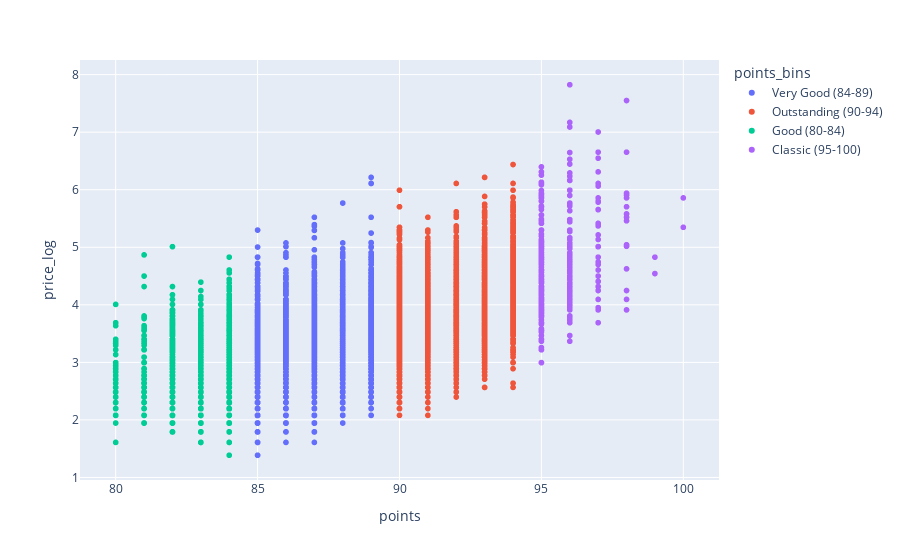

Notebook source saved alongside this figure:
### Code cell
plt.figure(figsize=(12,5))

g = px.scatter(df_wine, x='points', y='price_log', color='points_bins')

g.show();

### Figure 1 — Plotly figure (JSON) as saved in the notebook; plotly's stock layout.template omitted (floating-point values rounded to 4 significant figures; data arrays with more than 128 entries replaced by an {"elided": "..."} marker saying what was removed)
{"data": [{"hovertemplate": "points_bins=Very Good (84-89)<br>points=%{x}<br>price_log=%{y}<extra></extra>", "legendgroup": "Very Good (84-89)", "marker": {"color": "#636efa", "symbol": "circle"}, "mode": "markers", "name": "Very Good (84-89)", "showlegend": true, "type": "scattergl", "x": {"elided": "15861 int values"}, "xaxis": "x", "y": {"elided": "15861 float values"}, "yaxis": "y"}, {"hovertemplate": "points_bins=Outstanding (90-94)<br>points=%{x}<br>price_log=%{y}<extra></extra>", "legendgroup": "Outstanding (90-94)", "marker": {"color": "#EF553B", "symbol": "circle"}, "mode": "markers", "name": "Outstanding (90-94)", "showlegend": true, "type": "scattergl", "x": {"elided": "10583 int values"}, "xaxis": "x", "y": {"elided": "10583 float values"}, "yaxis": "y"}, {"hovertemplate": "points_bins=Good (80-84)<br>points=%{x}<br>price_log=%{y}<extra></extra>", "legendgroup": "Good (80-84)", "marker": {"color": "#00cc96", "symbol": "circle"}, "mode": "markers", "name": "Good (80-84)", "showlegend": true, "type": "scattergl", "x": {"elided": "2811 int values"}, "xaxis": "x", "y": {"elided": "2811 float values"}, "yaxis": "y"}, {"hovertemplate": "points_bins=Classic (95-100)<br>points=%{x}<br>price_log=%{y}<extra></extra>", "legendgroup": "Classic (95-100)", "marker": {"color": "#ab63fa", "symbol": "circle"}, "mode": "markers", "name": "Classic (95-100)", "showlegend": true, "type": "scattergl", "x": {"elided": "410 int values"}, "xaxis": "x", "y": {"elided": "410 float values"}, "yaxis": "y"}], "layout": {"legend": {"title": {"text": "points_bins"}, "tracegroupgap": 0}, "margin": {"t": 60}, "xaxis": {"anchor": "y", "domain": [0, 1], "title": {"text": "points"}}, "yaxis": {"anchor": "x", "domain": [0, 1], "title": {"text": "price_log"}}}}
